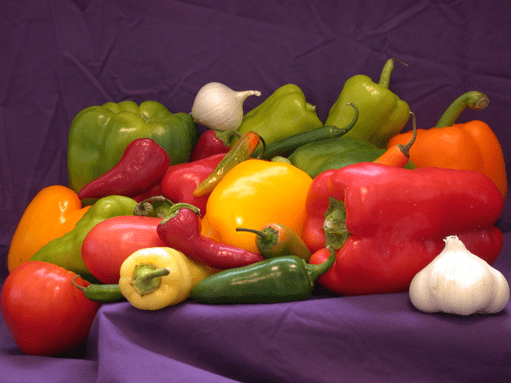
#> input picture BasicToolsAndLibraries/2/init/Data/ori.png, 511 x 383 px, found by its file name
$ jupyter execute NoteBook.ipynb
#> lines starting #> are read from the running program, lines starting #| are printed output that depends on the picture; after the words box and inside, x2 and y2 are one past the last pixel; in counts of white or black regions, pixels touching at a corner belong together
<h1 align=center style="line-height:200%;font-family:vazir;color:#0099cc">
<font face="vazir" color="#0099cc">
واترمارک
</font>
</h1>

<p dir=rtl style="direction: rtl;text-align: justify;line-height:200%;font-family:vazir;font-size:medium">
<font face="vazir" size=3>
واترمارک حاوی متن با لوگویی است که بر روی تصاویر قرار می گیرد. این کار، یک رویه رایج در بین عکاسان، فیلمبرداران و برندها برای محافظت از محتوای خود در برابر سرقت دیگران است. در این تمرین سعی خواهیم کرد با توجه به موضوعاتی که تا به الان ارائه شد، سعی کنیم واترمارک روی یک تصویر را از بین ببریم.

نکته: از لحاظ منطقی روالی که در این مسئله طی می کنیم خیلی درست نیست چون در دنیای واقعی ما معمولا فقط تصویر واترمارک شده را در اختیار داریم و سعی میکنیم به تصویر اصلی برسیم. اما در این مسئله هم تصویر اصلی و هم تصویر واترمارک شده در اختیار ماست. هدف این تمرین صرفا کار عملی با عملیات پایه روی تصویر است که در این فصل یاد گرفتید و صرفا این مثال بهانه ای برای دست به کد شدن و انجام عملیات پایه مختلف روی تصویر است.
</font>
</p>

---

<h2 align=right style="line-height:200%;font-family:vazir;color:#0099cc">
<font face="vazir" color="#0099cc">
وارد کردن کتابخانه‌های مورد نیاز
</font>
</h2>

<p dir=rtl style="direction: rtl;text-align: justify;line-height:200%;font-family:vazir;font-size:medium">
<font face="vazir" size=3>
در این بخش کتابخانه‌های مورد نیاز برای انجام تمرین را وارد می‌کنیم.
</font>
</p>

[cell 1]
import cv2
import numpy as np
import matplotlib.pyplot as plt
from google.colab import drive
drive.mount('/content/drive')

<h2 align=right style="line-height:200%;font-family:vazir;color:#0099cc">
<font face="vazir" color="#0099cc">
بارگذاری تصاویر
</font>
</h2>
<p dir=rtl style="direction: rtl;text-align: justify;line-height:200%;font-family:vazir;font-size:medium">
<font face="vazir" size=3>
لطفا تصاویر که در ابتدا در اختیار شما قرار گرفته است را بصورت رنگی بارگذاری کرده و سپس به کمک <code>matplotlib</code> آنها را رسم کنید.
</font>
</p>

[cell 2]
# Load the original image
original = cv2.imread('/content/drive/MyDrive/02_watermark/Data/ori.png')
#> original is the input picture: shape (383, 511, 3); mean B, G, R 57.6, 66.4, 121
# Load the watermarked image
watermarked = cv2.imread('/content/drive/MyDrive/02_watermark/Data/wa.png')
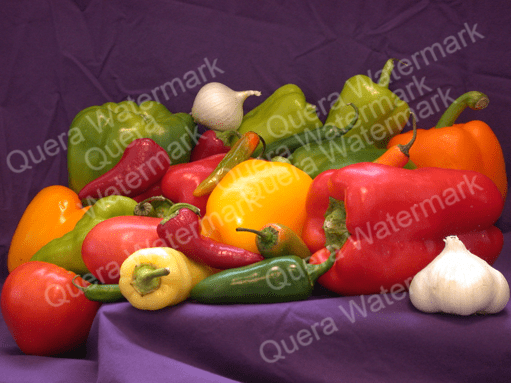
#> input picture BasicToolsAndLibraries/2/init/Data/wa.png, 511 x 383 px, found by its file name
#> watermarked is the input picture: shape (383, 511, 3); mean B, G, R 61.5, 69.6, 123.3

# Show two loaded image in a row in one figure
plt.figure(figsize=(10, 5))
plt.subplot(1, 2, 1)
plt.imshow(original)
plt.axis('off')
plt.subplot(1, 2, 2)
plt.imshow(watermarked)
plt.axis('off')
plt.show()
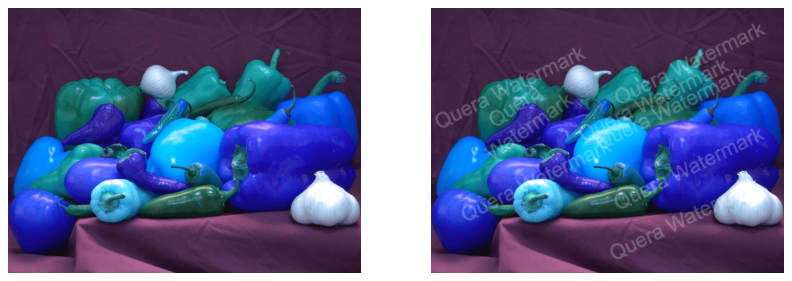
#> figure drawn by matplotlib, 2 panels; B, G, R data is drawn as R, G, B

<h2 align=right style="line-height:200%;font-family:vazir;color:#0099cc">
<font face="vazir" color="#0099cc">
محاسبه تفاوت دو تصویر
</font>
</h2>
<p dir=rtl style="direction: rtl;text-align: justify;line-height:200%;font-family:vazir;font-size:medium">
<font face="vazir" size=3>
برای پیدا کردن واترمارک ها کافی است تفاوت دو تصویر واترمارک شده و تصویر اصلی محاسبه شود. سپس تصویر تفاصل را رسم کنید.
</font>
</p>

[cell 3]
diff = watermarked - original
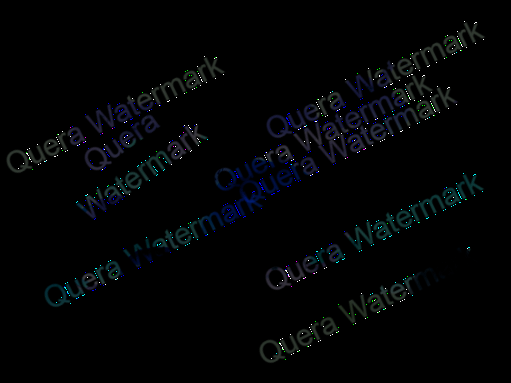
#> diff: shape (383, 511, 3); mean B, G, R 5, 3.9, 2.7

plt.imshow(cv2.cvtColor(diff,cv2.COLOR_BGR2RGB))
plt.axis('off')
plt.show()

<p dir=rtl style="direction: rtl;text-align: justify;line-height:200%;font-family:vazir;font-size:medium">
<font face="vazir" size=3>
حال تصویر واترمارک ها باید باینری شود برای اینکار ابتدا لازم است تصویر را به سطح خاکستری تبدیل کنیم.
</font>
</p>

[cell 4]
# تبدیل اختلاف به مقیاس خاکستری
gray_diff = cv2.cvtColor(diff, cv2.COLOR_RGB2GRAY)
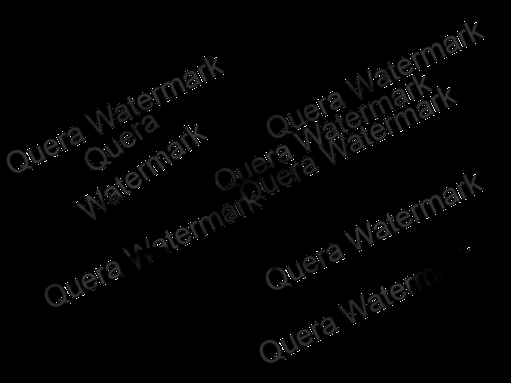
#> gray_diff: shape (383, 511); min 0, max 255, mean 4.1

plt.imshow(gray_diff,cmap='gray')
plt.axis('off')
plt.show()

<h2 align=right style="line-height:200%;font-family:vazir;color:#0099cc">
<font face="vazir" color="#0099cc">
باینری سازی تصویر
</font>
</h2>
<p dir=rtl style="direction: rtl;text-align: justify;line-height:200%;font-family:vazir;font-size:medium">
<font face="vazir" size=3>
تصویر باینری تصویری بود که تنها از دو مقدار سیاه خالص و سفید خالص تشکیل شده بود. برای تبدیل تصویر سطح خاکستری به تصویر باینری تکنیک های متفاوتی وجود دارد. ساده ترین تکنیک عمل <code>thresholding</code> است که مثلا ما اعلام کنیم پیکسل هایی با شدت روشنایی پایین تر از 128، سیاه و بالاتر از 128 سفید شوند. اما تکنیک های پیشرفته تر مبتنی بر آمار مثل روش <code>Utso</code> نیز وجود دارند. برای این سلول هدف تبدیل تصویر سطح خاکستری بالا به باینری است. با روش ساده می توانید اعلام کنید پیکسل های زیر 10 سیاه و بالا تر از 10 سفید شوند. اگر مایل بودید در سلول بعدی میتوانید به کمک روش آتسو عمل باینری سازی تصویر را انجام بدهید.
</font>
</p>

[cell 5]
# _, watermark_mask = cv2.threshold(gray_diff, 0, 255, cv2.THRESH_BINARY)
_, watermark_mask = cv2.threshold(gray_diff, 0, 255, cv2.THRESH_BINARY + cv2.THRESH_OTSU)
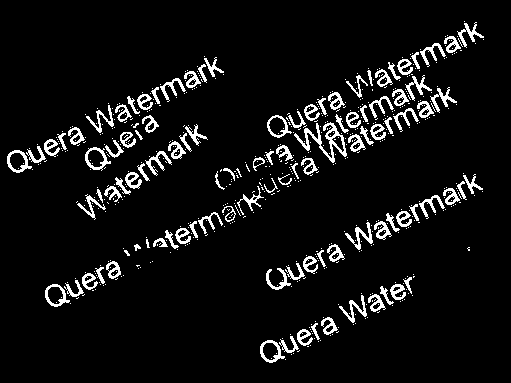
#> watermark_mask: shape (383, 511); 6.8% white in thin lines or dots, all inside (x1, y1, x2, y2) = (7, 21, 484, 363)

plt.imshow(watermark_mask,cmap='gray')
plt.axis('off')
plt.show()

<h2 align=right style="line-height:200%;font-family:vazir;color:#0099cc">
<font face="vazir" color="#0099cc">
ساخت تصویر 3 کاناله
</font>
</h2>
<p dir=rtl style="direction: rtl;text-align: justify;line-height:200%;font-family:vazir;font-size:medium">
<font face="vazir" size=3>
تصویر باینری که در مرحله قبل بدست آوردیم یک تصویر تک کاناله است. در سلول زیر این تصویر را به یک تصویر سه کاناله یا رنگی تبدیل کنید. یعنی هر سه کانال R, G و B  باید <code>watermark_mask</code> باشند.
</font>
</p>

[cell 6]
watermark_mask_3ch = cv2.cvtColor(watermark_mask, cv2.COLOR_GRAY2BGR)

plt.imshow(cv2.cvtColor(watermark_mask_3ch,cv2.COLOR_BGR2RGB))
plt.axis('off')
plt.show()

<p dir=rtl style="direction: rtl;text-align: justify;line-height:200%;font-family:vazir;font-size:medium">
<font face="vazir" size=3>
مشاهده میشود که تصویر واترمارک اولیه رنگی را به یک تصویر واترمارک سه کاناله تبدیل کردیم که خود واترمارک ها، سفید خالص اند. چرا در مرحله قبل به تصویر سه کاناله تبدیل کردیم؟ برای انجام عملیات منطقی که در سلول های بعد انجام خواهیم داد.
</font>
</p>

<p dir=rtl style="direction: rtl;text-align: justify;line-height:200%;font-family:vazir;font-size:medium">
<font face="vazir" size=3>
ماسک بدست آمده در تصویر قبل را معکوس کنید. یعنی تمام تصویر سفید بجز خود واترمارک که سیاه میشوند.
</font>
</p>

[cell 7]
watermark_mask_inv = 255 - watermark_mask_3ch

plt.imshow(cv2.cvtColor(watermark_mask_inv,cv2.COLOR_BGR2RGB))
plt.axis('off')
plt.show()

<p dir=rtl style="direction: rtl;text-align: justify;line-height:200%;font-family:vazir;font-size:medium">
<font face="vazir" size=3>
بین دو تصویر واترمارک اولیه و ماسک معکوس که از مرحله قبل بدست آمد عملیات And انجام دهید و حاصل را در متغیر <code>result</code> نگه داری کنید. عمل and چه عملیاتی روی دو تصویر انجام داده است و حاصل نشان دهنده چیست؟
</font>
</p>

[cell 8]
# And operation between watermarked and watermark_mask_inv
result = cv2.bitwise_and(watermarked, watermark_mask_inv)
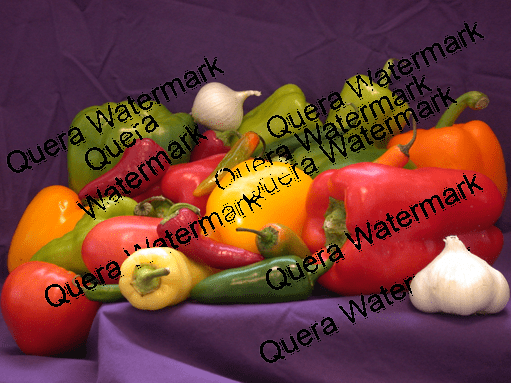
#> result: shape (383, 511, 3); mean B, G, R 55.9, 62.3, 113.4

plt.imshow(cv2.cvtColor(result,cv2.COLOR_BGR2RGB))
plt.axis('off')
plt.show()

[cell 9]
# And operation between original and watermark_mask_3ch
original_part = cv2.bitwise_and(original, watermark_mask_3ch)
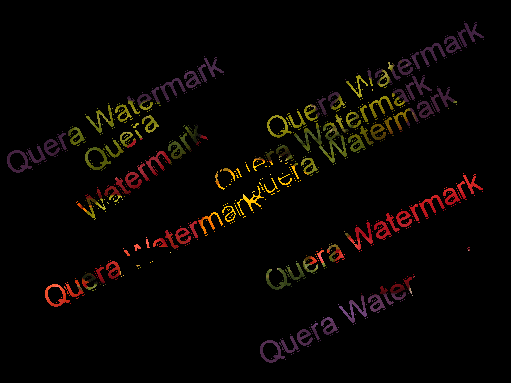
#> original_part: shape (383, 511, 3); mean B, G, R 2.6, 4.7, 8.1

plt.imshow(cv2.cvtColor(original_part,cv2.COLOR_BGR2RGB))
plt.axis('off')
plt.show()

<p dir=rtl style="direction: rtl;text-align: justify;line-height:200%;font-family:vazir;font-size:medium">
<font face="vazir" size=3>
حال دو تصویر بدست آمده از دو سلول قبل یعنی متغیر های <code>result</code> و <code>original_part</code> را با هم جمع کنید. و حاصل را نمایش دهید.
</font>
</p>

[cell 10]
final_image = result + original_part

plt.imshow(cv2.cvtColor(final_image,cv2.COLOR_BGR2RGB))
plt.axis('off')
plt.show()

<p dir=rtl style="direction: rtl;text-align: justify;line-height:200%;font-family:vazir;font-size:medium">
<font face="vazir" size=3>
با کمی چشم پوشی میتوان گفت که ما به تصویر اصلی خودمان رسیده ایم. علت اینکه هنوز ردپایی از واترمارک روی تصویر باقی مانده است، رنگ قسمت هایی از تصویر است که باعث شده قسمت واترمارک به خوبی شناسایی نشود. البته در مراحل قبل تر میتوانستیم با عملیاتی مثل مورفولوژی یا inpating قسمت واترمارک را تقویت کنیم تا تصویر نهایی تمیز تری داشته باشیم اما هدف از این تمرین صرفا کار عملی با عملیات پایه ای است که در این فصل فرا گرفتیم.
نکته: برای گرفتن نتیجه بهتر، بهتر است تمامی عملیات پایه مثل جمع، تفریق و... را با استفاده از کتابخانه opencv انجام دهید.
</font>
</p>

<div dir="rtl">
<h2 align=right style="line-height:200%;font-family:vazir;color:#0099cc">
<font face="vazir" color="#0099cc">
<b>سلول جواب‌ساز</b>
</font>
</h2>
</div>
<p dir=rtl style="direction: rtl; text-align: justify; line-height:200%; font-family:vazir; font-size:medium">
<font face="vazir" size=3>
    برای ساخته‌شدن فایل <code>result.zip</code> سلول زیر را اجرا کنید. توجه داشته باشید که پیش از اجرای سلول زیر تغییرات اعمال شده در نت‌بوک را ذخیره کرده باشید (<code>ctrl+s</code>) تا در صورت نیاز به پشتیبانی امکان بررسی کد شما وجود داشته باشد.
</font>
</p>

[cell 11]
import zipfile
import joblib

def compress(file_names):
    print("File Paths:")
    print(file_names)
    compression = zipfile.ZIP_DEFLATED
    with zipfile.ZipFile("result.zip", mode="w") as zf:
        for file_name in file_names:
            zf.write('./' + file_name, file_name, compress_type=compression)


# cv2.imwrite('final_image.png', final_image)
file_names = [ 'final_image.png', 'NoteBook.ipynb']
compress(file_names)
